Frame 1 (no input): blank canvas, image omitted
Frame 60 (no input): blank canvas, image omitted
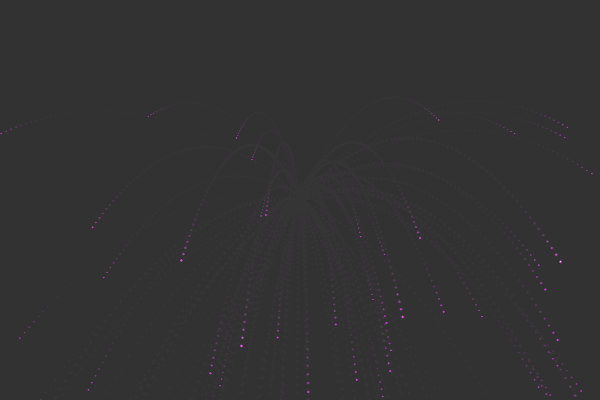
Frame 120 (the mouse pressed at the canvas centre since frame 60)

The p5.js sketch whose frames 1 and 60 were blank and that drew this single picture after the mouse press (run headless with seeded random() and noise() and a simulated clock; from frame 60 on, the mouse is pressed at the canvas centre):

// p5.js sketch
// ── sketch.js
let particulas = [];

function setup(){
	createCanvas(600, 400);
}

function draw(){
	background(51, 70);
	for(let i = particulas.length-1; i >= 0; i--){
		particulas[i].atualizar();
		particulas[i].mostrar();
		if(particulas[i].sumiu){
			particulas.splice(i, 1);
		}
	}
}

function mousePressed(){
	let cor1 = random(255);
	let cor2 = random(255);
	let cor3 = random(255);
	for(let i = 0; i < 100; i++){
		particulas.push(new Particula(mouseX, mouseY, cor1, cor2, cor3));
	}
}

// ── particula.js
class Particula{

	constructor(auxX, auxY, auxCor1, auxCor2, auxCor3){
		this.cor1 = auxCor1;
		this.cor2 = auxCor2;
		this.cor3 = auxCor3;
		this.escala = random(0, 20);
		this.pos = createVector(auxX, auxY);
		this.vel = createVector(random(-5,5), random(-5,5));
		this.tam = map(this.escala, 0, 20, 0.2, 2);
		this.sumiu = false;
	}

	atualizar(){
		this.pos.add(this.vel);
		this.vel.add(0, map(this.escala, 0, 20, 0.1, 0.2));
		if(this.pos.y >= height || this.pos.x >= width || this.pos.x <= 0){
			this.sumiu = true;
		}
	}

	mostrar(){
		stroke(this.cor1, this.cor2, this.cor3)
		circle(this.pos.x, this.pos.y, this.tam);
	}
}
